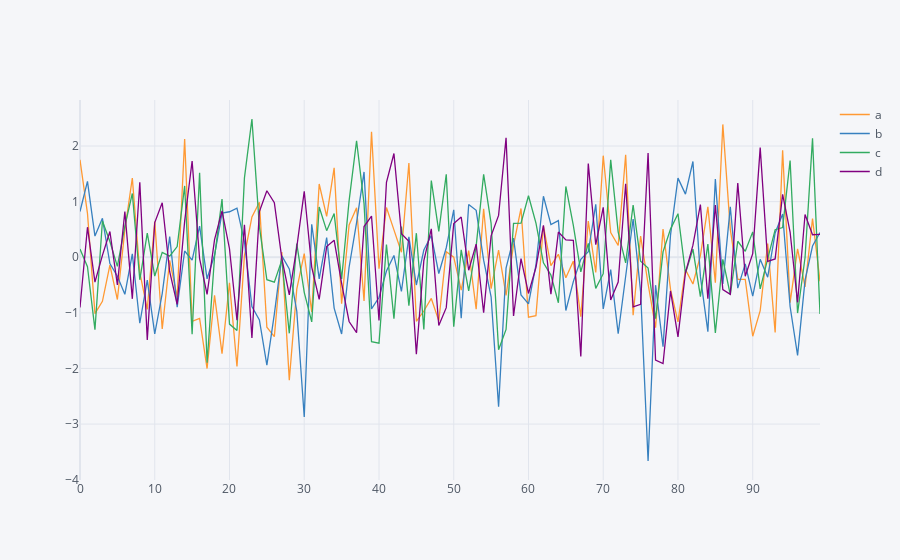

This figure's notebook cell:
### Code cell
# Gráfico interactivo
dataframe.iplot()
